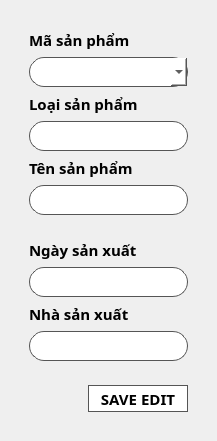
            <widget class="QWidget" name="EDIT">
             <layout class="QVBoxLayout" name="verticalLayout_24">
              <item>
               <widget class="QWidget" name="widget_16" native="true">
                <layout class="QVBoxLayout" name="verticalLayout_20">
                 <item>
                  <widget class="QWidget" name="widget_17" native="true">
                   <layout class="QVBoxLayout" name="verticalLayout_21">
                    <item>
                     <widget class="QLabel" name="label_13">
                      <property name="font">
                       <font>
                        <family>Segoe UI Black</family>
                        <pointsize>11</pointsize>
                        <weight>75</weight>
                        <bold>true</bold>
                       </font>
                      </property>
                      <property name="text">
                       <string>Mã sản phẩm</string>
                      </property>
                     </widget>
                    </item>
                    <item>
                     <widget class="QComboBox" name="comboBox_2">
                      <property name="minimumSize">
                       <size>
                        <width>0</width>
                        <height>30</height>
                       </size>
                      </property>
                      <property name="maximumSize">
                       <size>
                        <width>16777215</width>
                        <height>30</height>
                       </size>
                      </property>
                      <property name="font">
                       <font>
                        <family>Segoe UI Black</family>
                        <pointsize>11</pointsize>
                        <weight>75</weight>
                        <bold>true</bold>
                       </font>
                      </property>
                      <property name="styleSheet">
                       <string notr="true">QWidget{
background-color:white;
border-radius:15px;
border: 1px solid #555555;
}
QWidget:hover{
	background-color: #ebdfc0;
    border-radius: 15px;
}</string>
                      </property>
                     </widget>
                    </item>
                    <item>
                     <widget class="QLabel" name="label_14">
                      <property name="font">
                       <font>
                        <family>Segoe UI Black</family>
                        <pointsize>11</pointsize>
                        <weight>75</weight>
                        <bold>true</bold>
                       </font>
                      </property>
                      <property name="text">
                       <string>Loại sản phẩm</string>
                      </property>
                     </widget>
                    </item>
                    <item>
                     <widget class="QLineEdit" name="lineEdit_5">
                      <property name="minimumSize">
                       <size>
                        <width>0</width>
                        <height>30</height>
                       </size>
                      </property>
                      <property name="maximumSize">
                       <size>
                        <width>16777215</width>
                        <height>30</height>
                       </size>
                      </property>
                      <property name="font">
                       <font>
                        <family>Segoe UI Black</family>
                        <pointsize>11</pointsize>
                        <weight>75</weight>
                        <bold>true</bold>
                       </font>
                      </property>
                      <property name="styleSheet">
                       <string notr="true">QWidget{
background-color:white;
border-radius:15px;
border: 1px solid #555555;
}
QWidget:hover{
	background-color: #ebdfc0;
    border-radius: 15px;
}</string>
                      </property>
                     </widget>
                    </item>
                    <item>
                     <widget class="QLabel" name="label_15">
                      <property name="font">
                       <font>
                        <family>Segoe UI Black</family>
                        <pointsize>11</pointsize>
                        <weight>75</weight>
                        <bold>true</bold>
                       </font>
                      </property>
                      <property name="text">
                       <string>Tên sản phẩm</string>
                      </property>
                     </widget>
                    </item>
                    <item>
                     <widget class="QLineEdit" name="lineEdit_6">
                      <property name="minimumSize">
                       <size>
                        <width>0</width>
                        <height>30</height>
                       </size>
                      </property>
                      <property name="maximumSize">
                       <size>
                        <width>16777215</width>
                        <height>30</height>
                       </size>
                      </property>
                      <property name="font">
                       <font>
                        <family>Segoe UI Black</family>
                        <pointsize>11</pointsize>
                        <weight>75</weight>
                        <bold>true</bold>
                       </font>
                      </property>
                      <property name="styleSheet">
                       <string notr="true">QWidget{
background-color:white;
border-radius:15px;
border: 1px solid #555555;
}
QWidget:hover{
	background-color: #ebdfc0;
    border-radius: 15px;
}</string>
                      </property>
                     </widget>
                    </item>
                   </layout>
                  </widget>
                 </item>
                 <item>
                  <widget class="QWidget" name="widget_18" native="true">
                   <layout class="QVBoxLayout" name="verticalLayout_22">
                    <item>
                     <widget class="QLabel" name="label_16">
                      <property name="font">
                       <font>
                        <family>Segoe UI Black</family>
                        <pointsize>11</pointsize>
                        <weight>75</weight>
                        <bold>true</bold>
                       </font>
                      </property>
                      <property name="text">
                       <string>Ngày sản xuất</string>
                      </property>
                     </widget>
                    </item>
                    <item>
                     <widget class="QLineEdit" name="lineEdit_7">
                      <property name="minimumSize">
                       <size>
                        <width>0</width>
                        <height>30</height>
                       </size>
                      </property>
                      <property name="maximumSize">
                       <size>
                        <width>16777215</width>
                        <height>30</height>
                       </size>
                      </property>
                      <property name="font">
                       <font>
                        <family>Segoe UI Black</family>
                        <pointsize>11</pointsize>
                        <weight>75</weight>
                        <bold>true</bold>
                       </font>
                      </property>
                      <property name="styleSheet">
                       <string notr="true">QWidget{
background-color:white;
border-radius:15px;
border: 1px solid #555555;
}
QWidget:hover{
	background-color: #ebdfc0;
    border-radius: 15px;
}</string>
                      </property>
                     </widget>
                    </item>
                    <item>
                     <widget class="QLabel" name="label_17">
                      <property name="font">
                       <font>
                        <family>Segoe UI Black</family>
                        <pointsize>11</pointsize>
                        <weight>75</weight>
                        <bold>true</bold>
                       </font>
                      </property>
                      <property name="text">
                       <string>Nhà sản xuất</string>
                      </property>
                     </widget>
                    </item>
                    <item>
                     <widget class="QLineEdit" name="lineEdit_8">
                      <property name="minimumSize">
                       <size>
                        <width>0</width>
                        <height>30</height>
                       </size>
                      </property>
                      <property name="maximumSize">
                       <size>
                        <width>16777215</width>
                        <height>30</height>
                       </size>
                      </property>
                      <property name="font">
                       <font>
                        <family>Segoe UI Black</family>
                        <pointsize>11</pointsize>
                        <weight>75</weight>
                        <bold>true</bold>
                       </font>
                      </property>
                      <property name="styleSheet">
                       <string notr="true">QWidget{
background-color:white;
border-radius:15px;
border: 1px solid #555555;
}
QWidget:hover{
	background-color: #ebdfc0;
    border-radius: 15px;
}</string>
                      </property>
                     </widget>
                    </item>
                   </layout>
                  </widget>
                 </item>
                 <item alignment="Qt::AlignRight">
                  <widget class="QWidget" name="widget_19" native="true">
                   <property name="minimumSize">
                    <size>
                     <width>0</width>
                     <height>30</height>
                    </size>
                   </property>
                   <property name="maximumSize">
                    <size>
                     <width>16777215</width>
                     <height>50</height>
                    </size>
                   </property>
                   <layout class="QVBoxLayout" name="verticalLayout_23">
                    <item>
                     <widget class="QPushButton" name="pushButton_5">
                      <property name="minimumSize">
                       <size>
                        <width>100</width>
                        <height>27</height>
                       </size>
                      </property>
                      <property name="maximumSize">
                       <size>
                        <width>100</width>
                        <height>27</height>
                       </size>
                      </property>
                      <property name="font">
                       <font>
                        <family>Segoe UI Black</family>
                        <pointsize>11</pointsize>
                        <weight>75</weight>
                        <bold>true</bold>
                       </font>
                      </property>
                      <property name="styleSheet">
                       <string notr="true">QWidget{
background-color:white;
border-radius:15px;
border: 1px solid #555555;
}
QWidget:hover{
	background-color: #ebdfc0;
    border-radius: 15px;
}</string>
                      </property>
                      <property name="text">
                       <string>SAVE EDIT</string>
                      </property>
                     </widget>
                    </item>
                   </layout>
                  </widget>
                 </item>
                </layout>
               </widget>
              </item>
             </layout>
            </widget>
